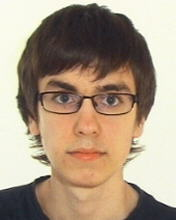
%> input picture week2/foto_carnet.jpg, 176 x 220 px
$ octave --eval "result = Chanfer(rgb2gray(imread('../../week2/foto_carnet.jpg')));"   (GNU Octave 9; MATLAB toolbox functions it lacks are replaced by stand-ins)
%> lines starting %> are read from the running program, lines starting %| are printed output that depends on the picture; in (x1, y1, x2, y2) boxes, pixels count from 0 and x2, y2 are one past the last pixel; in counts of white or black regions, pixels touching at a corner belong together; the program's own positions count from 1
### week5/launcher/ListFiles.m
function files = ListFiles(directory)
%> called with directory = 'mask_templ'

f = dir(directory);

files = [];
for i=1:size(f,1)
    if f(i).isdir==0,
        if strcmp(f(i).name(end-2:end),'ppm')==1 || strcmp(f(i).name(end-2:end),'jpg')==1 || strcmp(f(i).name(end-2:end),'png')==1,
            files = [files ; f(i)];
        end
    end
end

### week4/chanfer/Chanfer.m
function [BB] = Chanfer(image)
    % Parameters
    templ_dir = 'mask_templ';
    maxsize=184;
    minsize=40;

    templ_files = ListFiles(templ_dir);

    % Generate the DT
    edgeim=edge(image,'canny');
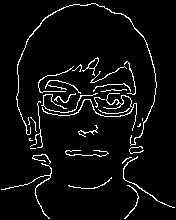
%> edgeim: size 220x176 logical; 5.3% white in thin lines or dots
    [rim,cim]=size(image);
%> rim = 220; cim = 176
    expanded_im = zeros(rim+maxsize,cim+maxsize);
    expanded_im(maxsize/2:end-(maxsize/2)-1,maxsize/2:end-(maxsize/2)-1)=edgeim;
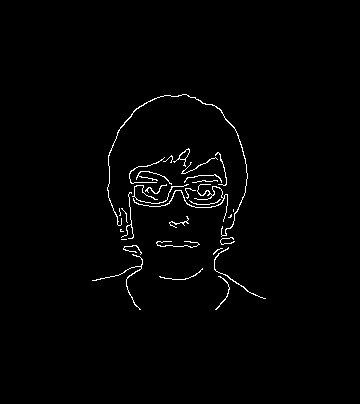
%> expanded_im: size 404x360 double; values 0 (black) and 1 (white), 1.4% white in thin lines or dots, all inside (x1, y1, x2, y2) = (92, 94, 266, 310)
    dt=bwdist(expanded_im);
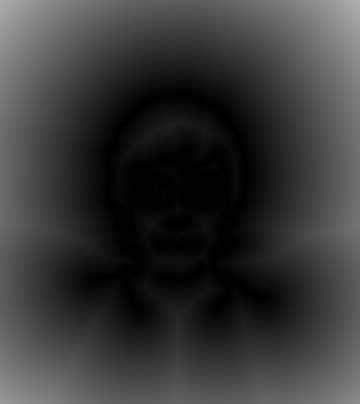
%> dt: size 404x360 single; min 0, max 176.5, mean 56.6

    BB=[];
    for tf = 1:length(templ_files)
        % Read the mask template
        template = imread(strcat(templ_dir,filesep,templ_files(tf).name))>0;
        [r,c]=size(template);

        % Try with different sizes
        for templ_size=round(linspace(maxsize,minsize,5))
            templ_size2=round((templ_size/r)*c);

            % Generate the border resized template
            templ_resized=zeros(templ_size+2,templ_size2+2);
            templ_resized(2:end-1,2:end-1)=imresize(template,[templ_size templ_size2]);
            curtemplate = edge(templ_resized,'canny');
            curtemplate = curtemplate/sum(curtemplate(:));

            % Convolve
            aux = imfilter(dt,curtemplate);

            % Find the minimum
            aux = aux(maxsize/2:end-(maxsize/2)-1,maxsize/2:end-(maxsize/2)-1);
            [mind,i]=min(aux);
            [mind,j]=min(mind);
            i=i(j);
            if mind<10
                BB=[BB; struct('y',round(i-templ_size/2),...
                    'x',round(j-(templ_size/r)*c/2),...
                    'w',round((templ_size/r)*c),'h',templ_size)];
            end
        end
    end

    % Unify windows related to the same object
    selector = true(length(BB),1);
    for b=1:length(BB)
        for j=b+1:length(BB)
            if BB(b).h > BB(j).h
                h=BB(b).h;
                w=BB(b).w;
            else
                h=BB(j).h;
                w=BB(j).w;
            end
            if BB(j).x <= BB(b).x+h && BB(j).x >= BB(b).x-h...
                    && BB(j).y <= BB(b).y+w && BB(j).y >= BB(b).y-w
                if BB(b).w > BB(j).w
                    selector(j)=false;
                else
                    selector(b)=false;
                end
            end
        end
    end
    BB=BB(selector);
end

$ run again, on week2/00.005893.jpg
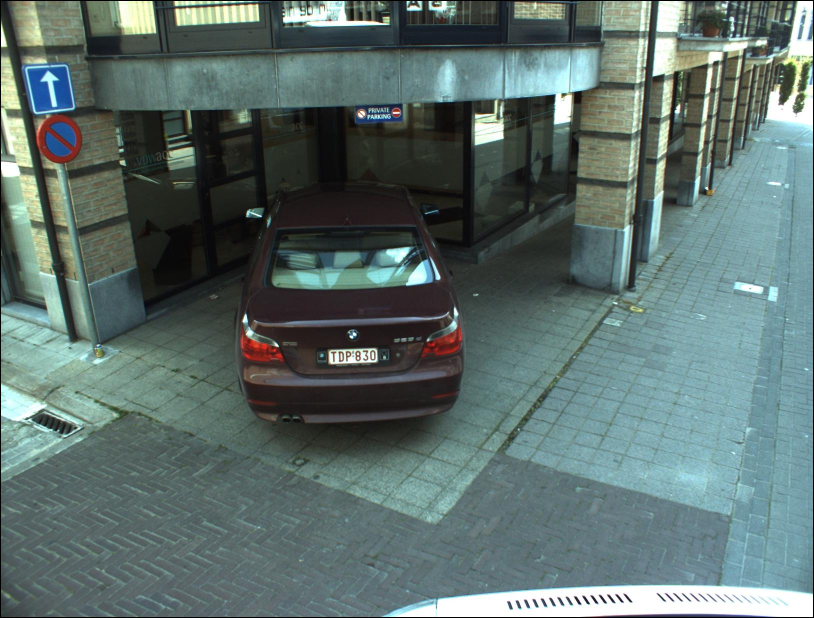
%> input picture week2/00.005893.jpg, 1628 x 1236 px (shown at 1/2 size)
%> in Chanfer, `edgeim=edge(image,'canny');`:
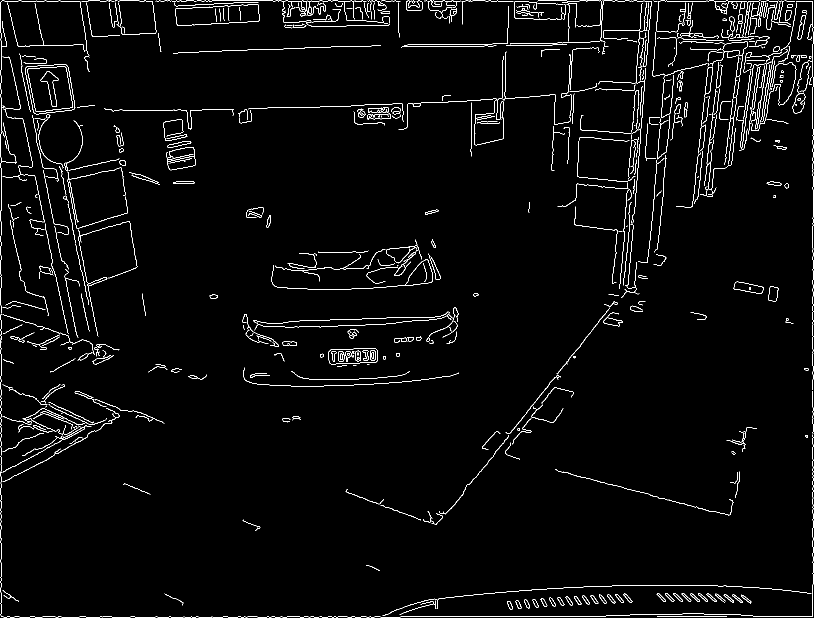
%> edgeim: size 1236x1628 logical (shown at 1/2 size); 2.5% white in thin lines or dots
%> expanded_im: size 1420x1812 double; values 0 (black) and 1 (white), 2% white in thin lines or dots, all inside (x1, y1, x2, y2) = (92, 92, 1718, 1326)
%> in Chanfer, `dt=bwdist(expanded_im);`:
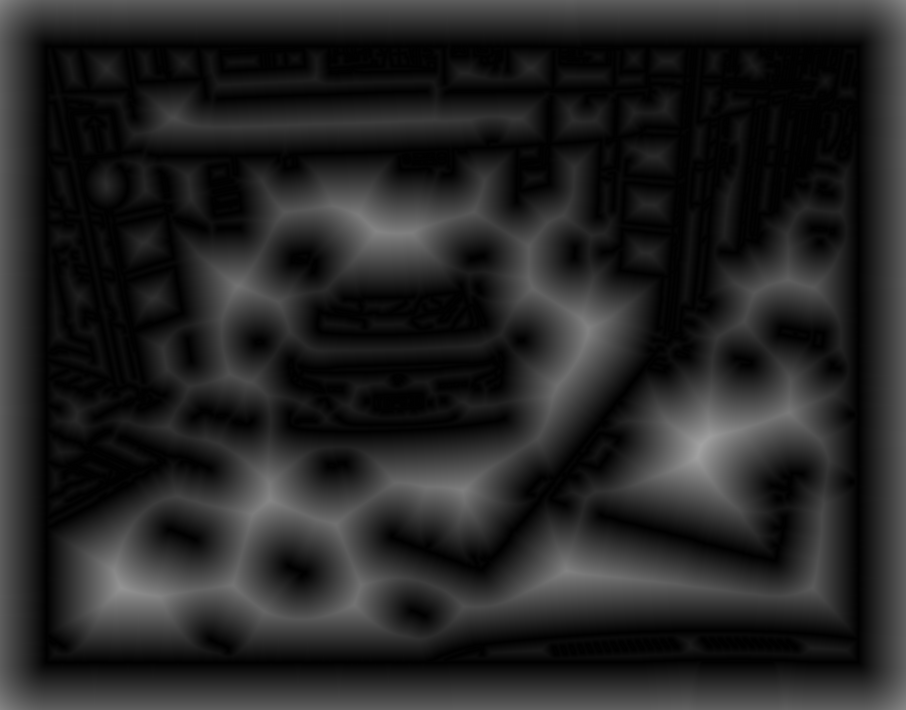
%> dt: size 1420x1812 single (shown at 1/2 size); min 0, max 163.5, mean 36.9
